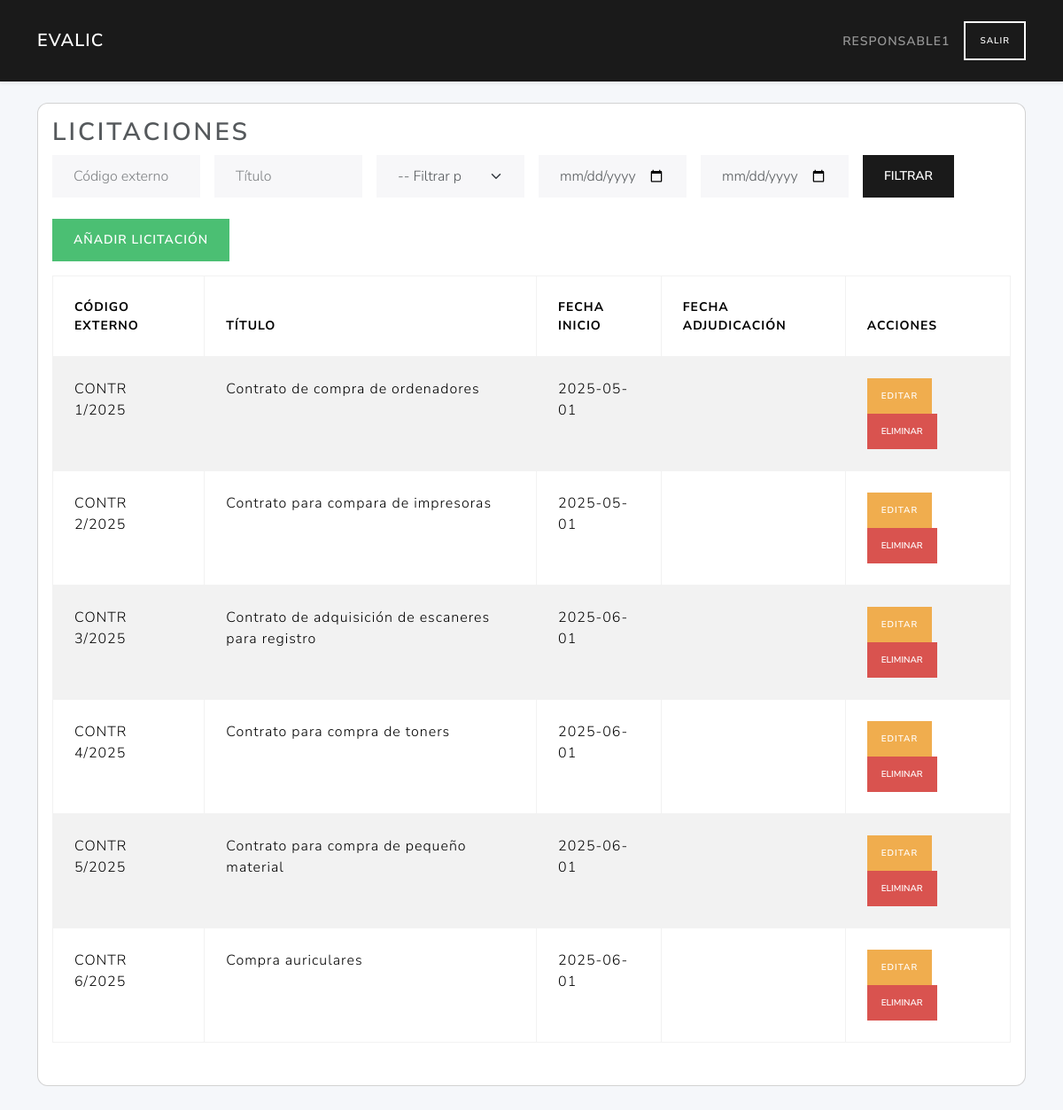
The page /licitaciones/ (signed in) on the database its author committed.
### tables this page shows
CREATE TABLE licitaciones (
        id INTEGER PRIMARY KEY AUTOINCREMENT,
        user_id INTEGER NOT NULL,
        external_id TEXT NOT NULL,
        title TEXT NOT NULL,
        description TEXT,
        fecha_inicio TEXT NOT NULL,
        fecha_adjudicacion TEXT,
        FOREIGN KEY (user_id) REFERENCES users(id)
    );

### routes/licitaciones_routes.py (the view, shortened to what this page needs)
@licitaciones_bp.route('/', methods=('GET',))
def index():
    if 'user_id' not in session or session.get('role_id') != 2:
        return redirect(url_for('auth.login'))
    db = get_db(current_app)
    user_id = session.get('user_id')
    lic_rows = list_licitaciones(db)
    licitaciones = [l for l in lic_rows if l['user_id'] == user_id]
    external_id  = request.args.get('external_id', '').strip()
    title        = request.args.get('title', '').strip()
    fecha_tipo   = request.args.get('fecha_tipo', '')
    fecha_desde  = request.args.get('fecha_desde', '')
    fecha_hasta  = request.args.get('fecha_hasta', '')
    if external_id:
       licitaciones = [
           l for l in licitaciones
           if external_id.lower() in (l['external_id'] or '').lower()
       ]
    if title:
       licitaciones = [
           l for l in licitaciones
           if title.lower() in (l['title'] or '').lower()
       ]
    page = request.args.get('page', 1, type=int)
    per_page = current_app.config.get('LIC_PER_PAGE', 10)
    total = len(licitaciones)
    total_pages = ceil(total / per_page) if total else 1
    start = (page - 1) * per_page
    end = start + per_page
    licitaciones = licitaciones[start:end]
    responsable_id = get_role_id(db, 'responsable')
    is_responsable = session.get('role_id') == responsable_id
    return render_template(
        'licitaciones/index.html',
        licitaciones=licitaciones,
        is_responsable=is_responsable,
        total_pages=total_pages,
        current_page=page,
        request=request
    )

### app.py (called while the page is built)
def create_app():
    app = Flask(__name__)
    app.permanent_session_lifetime = timedelta(hours=1)  # Sesión permanente por 1 hora
    app.config.from_object(Config)
    @app.context_processor
    def utility_processor():
        from flask import request, url_for
        def url_for_other_page(page):
            args = request.args.copy()
            args['page'] = page
            return url_for('licitaciones.index', **args)
        return dict(url_for_other_page=url_for_other_page)
    app.teardown_appcontext(close_connection)
    with app.app_context():
        init_db(app)
    app.register_blueprint(auth_bp)
    app.register_blueprint(user_bp)
    app.register_blueprint(licitaciones_bp)
    app.register_blueprint(ofertas_bp)
    app.register_blueprint(licitantes_bp)
    app.register_blueprint(evaluador_bp)
    app.register_blueprint(criterios_bp)
    return app

### models/dao.py (called while the page is built)
def close_connection(exception):
    db = getattr(g, '_database', None)
    if db is not None:
        db.close()

def get_role_id(db, description):
    row = db.execute(
        "SELECT id FROM roles WHERE LOWER(description)=LOWER(?)",
        (description,)
    ).fetchone()
    return row['id'] if row else None

def get_db(app):
    if 'sqlite_db' not in g:
        g.sqlite_db = sqlite3.connect(
            app.config['DATABASE'],
            detect_types=sqlite3.PARSE_DECLTYPES
        )
        g.sqlite_db.row_factory = sqlite3.Row
    return g.sqlite_db

### models/licitaciones_data.py (called while the page is built)
def list_licitaciones(db):
    cur = db.execute("SELECT * FROM licitaciones ORDER BY id")
    return cur.fetchall()

### services/licitacion_service.py (called while the page is built)
def list_licitaciones(db):
    return data_list(db)

### templates/licitaciones/index.html (shortened to what this page needs)
{% extends 'base.html' %}
{% block content %}
<div class="card mb-4">
  <div class="card-body">
    <h2 class="card-title">Licitaciones</h2>
    <form method="get" class="row g-3 mb-4 flex-nowrap">
      <div class="col-md-2">
        <input type="text" name="external_id" class="form-control" placeholder="Código externo" value="{{ request.args.get('external_id', '') }}">
      </div>
      <div class="col-md-2">
        <input type="text" name="title" class="form-control" placeholder="Título" value="{{ request.args.get('title', '') }}">
      </div>
      <div class="col-md-2">
        <select name="fecha_tipo" class="form-select">
          <option value="">-- Filtrar por fecha --</option>
        </select>
      </div>
      <div class="col-md-2">
        <input type="date" name="fecha_desde" class="form-control" value="{{ request.args.get('fecha_desde', '') }}">
      </div>
      <div class="col-md-2">
        <input type="date" name="fecha_hasta" class="form-control" value="{{ request.args.get('fecha_hasta', '') }}">
      </div>
      <div class="col-md-2">
        <button type="submit" class="btn btn-primary">Filtrar</button>
      </div>
    </form>
    <a href="{{ url_for('licitaciones.create_licitacion_route') }}" class="btn btn-success mb-3">Añadir licitación</a>
    <table class="table table-bordered table-striped">
      <thead>
        <tr>
          <th>Código externo</th>
          <th>Título</th>
          <th>Fecha inicio</th>
          <th>Fecha adjudicación</th>
          <th>Acciones</th>
        </tr>
      </thead>
      <tbody>
        {% for lic in licitaciones %}
        <tr>
          <td>{{ lic.external_id }}</td>
          <td>{{ lic.title }}</td>
          <td>{{ lic.fecha_inicio }}</td>
          <td>{{ lic.fecha_adjudicacion }}</td>
          <td>
            <a href="{{ url_for('licitaciones.edit_licitacion_route', lic_id=lic.id) }}" class="btn btn-sm btn-warning">Editar</a>
            {% if is_responsable %}
              <form action="{{ url_for('licitaciones.delete_licitacion_route', lic_id=lic.id) }}" method="post" style="display:inline-block;" onsubmit="return confirm('¿Estás seguro de que quieres eliminar esta licitación?');">
                <button type="submit" class="btn btn-danger btn-sm">Eliminar</button>
              </form>
            {% endif %}
          </td>
        </tr>
        {% endfor %}
      </tbody>
    </table>
  </div>
</div>
{% endblock %}

### templates/base.html (style rules this page uses)
body { background:#f5f7fa; }
.card { border-radius:.75rem; }

### rows shown on the page
licitaciones: external_id "CONTR 1/2025", title "Contrato de compra de ordenadores", fecha_inicio "2025-05-01"
licitaciones: external_id "CONTR 2/2025", title "Contrato para compara de impresoras", fecha_inicio "2025-05-01"
licitaciones: external_id "CONTR 3/2025", title "Contrato de adquisición de escaneres para registro", fecha_inicio "2025-06-01"
licitaciones: external_id "CONTR 4/2025", title "Contrato para compra de toners", fecha_inicio "2025-06-01"
licitaciones: external_id "CONTR 5/2025", title "Contrato para compra de pequeño material", fecha_inicio "2025-06-01"
licitaciones: external_id "CONTR 6/2025", title "Compra auriculares", fecha_inicio "2025-06-01"

### other values the page prints
{{ session['username'] }} "RESPONSABLE1"
